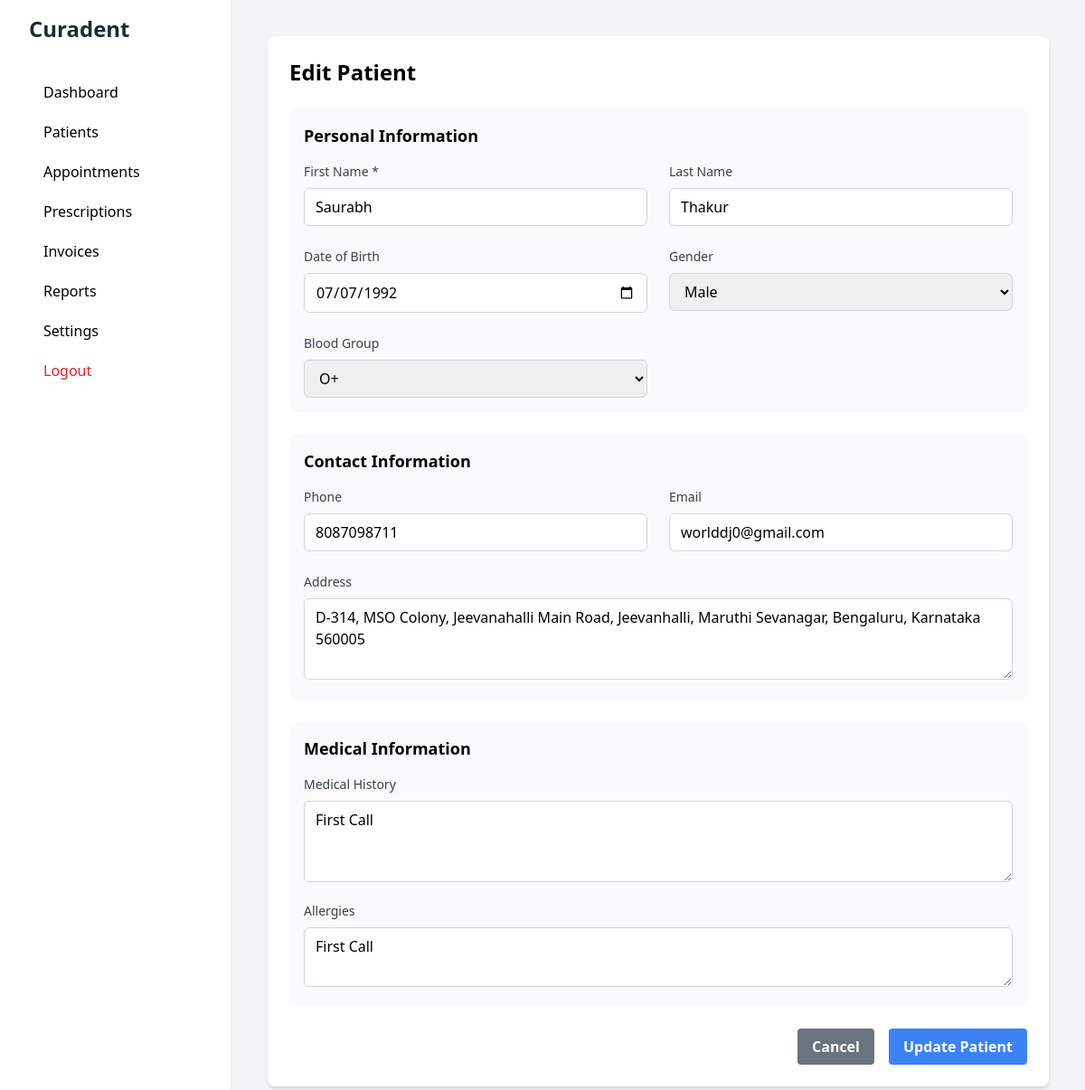
The app's page /patients/1/edit (signed in) with its own data.
### app/models/settings.py (models this page shows, shortened)
class ClinicSettings(db.Model):
    __tablename__ = 'clinic_settings'
    id = db.Column(db.Integer, primary_key=True)
    clinic_name = db.Column(db.String(200), nullable=False)
    doctor_name = db.Column(db.String(100), nullable=False)
    email = db.Column(db.String(120))
    phone = db.Column(db.String(20))
    country_code = db.Column(db.String(5), default='+91')  # Default to India
    address = db.Column(db.Text)
    currency = db.Column(db.String(3), default='INR')
    opening_time = db.Column(db.Time)
    closing_time = db.Column(db.Time)
    working_days = db.Column(db.String(100))  # Store as comma-separated values
    registration_number = db.Column(db.String(50))  # Medical registration number
    tax_id = db.Column(db.String(50))  # GST/Tax ID
    logo_path = db.Column(db.String(200))
    gmail_app_password = db.Column(db.String(100))
    @staticmethod
    def get_settings():
        settings = ClinicSettings.query.first()
        return settings

### app/models/patient.py (models this page shows, shortened)
class Patient(db.Model):
    __tablename__ = 'patients'
    id = db.Column(db.Integer, primary_key=True)
    registration_number = db.Column(db.String(20), unique=True)
    first_name = db.Column(db.String(50), nullable=False)
    last_name = db.Column(db.String(50))
    date_of_birth = db.Column(db.Date)
    gender = db.Column(db.String(10))
    blood_group = db.Column(db.String(5))
    phone = db.Column(db.String(20))
    email = db.Column(db.String(120))
    address = db.Column(db.Text)
    medical_history = db.Column(db.Text)
    allergies = db.Column(db.Text)
    created_at = db.Column(db.DateTime, default=datetime.utcnow)
    updated_at = db.Column(db.DateTime, default=datetime.utcnow, onupdate=datetime.utcnow)
    invoices = db.relationship('Invoice', lazy=True)

### app/routes/main.py (the view, shortened to what this page needs)
@main_bp.route('/patients/<int:id>/edit', methods=['GET', 'POST'])
@login_required
def edit_patient(id):
    patient = Patient.query.get_or_404(id)
    return render_template('dashboard/patients/edit.html', patient=patient)

### app/__init__.py (called while the page is built)
def create_app():
    app = Flask(__name__)
    app.config.from_object(Config)
    db.init_app(app)
    migrate.init_app(app, db)
    login_manager.init_app(app)
    from app.routes.auth import auth_bp
    from app.routes.main import main_bp
    from app.routes.appointment import appointment_bp
    from app.routes.prescription import prescription_bp
    from app.routes.invoice import invoice_bp
    app.register_blueprint(auth_bp)
    app.register_blueprint(main_bp)
    app.register_blueprint(appointment_bp)
    app.register_blueprint(prescription_bp)
    app.register_blueprint(invoice_bp)
    @app.context_processor
    def inject_settings():
        from app.models.settings import ClinicSettings
        settings = ClinicSettings.get_settings()
        return dict(clinic_settings=settings)
    return app

### app/models/user.py (called while the page is built)
@login_manager.user_loader
def load_user(id):
    return User.query.get(int(id))

### app/templates/dashboard/patients/edit.html (shortened to what this page needs)
{% extends "base.html" %}
{% block content %}
<div class="bg-white rounded-lg shadow-md p-6">
    <div class="flex justify-between items-center mb-6">
        <h1 class="text-2xl font-bold">Edit Patient</h1>
    </div>
    <form method="POST" class="space-y-6">
        <div class="bg-gray-50 p-4 rounded-lg">
            <h2 class="text-lg font-semibold mb-4">Personal Information</h2>
            <div class="grid grid-cols-1 md:grid-cols-2 gap-6">
                <div>
                    <label class="block text-sm font-medium text-gray-700 mb-2">
                        First Name *
                    </label>
                    <input type="text" name="first_name" required
                           value="{{ patient.first_name }}"
                           class="w-full px-3 py-2 border border-gray-300 rounded-md focus:outline-none focus:ring-1 focus:ring-blue-500">
                </div>
                <div>
                    <label class="block text-sm font-medium text-gray-700 mb-2">
                        Last Name
                    </label>
                    <input type="text" name="last_name"
                           value="{{ patient.last_name or '' }}"
                           class="w-full px-3 py-2 border border-gray-300 rounded-md focus:outline-none focus:ring-1 focus:ring-blue-500">
                </div>
                <div>
                    <label class="block text-sm font-medium text-gray-700 mb-2">
                        Date of Birth
                    </label>
                    <input type="date" name="date_of_birth"
                           value="{{ patient.date_of_birth.strftime('%Y-%m-%d') if patient.date_of_birth else '' }}"
                           class="w-full px-3 py-2 border border-gray-300 rounded-md focus:outline-none focus:ring-1 focus:ring-blue-500">
                </div>
                <div>
                    <label class="block text-sm font-medium text-gray-700 mb-2">
                        Gender
                    </label>
                    <select name="gender"
                            class="w-full px-3 py-2 border border-gray-300 rounded-md focus:outline-none focus:ring-1 focus:ring-blue-500">
                        <option value="Male" {% if patient.gender == 'Male' %}selected{% endif %}>Male</option>
                    </select>
                </div>
                <div>
                    <label class="block text-sm font-medium text-gray-700 mb-2">
                        Blood Group
                    </label>
                    <select name="blood_group"
                            class="w-full px-3 py-2 border border-gray-300 rounded-md focus:outline-none focus:ring-1 focus:ring-blue-500">
                        {% for blood_group in ['A+', 'A-', 'B+', 'B-', 'O+', 'O-', 'AB+', 'AB-'] %}
                        <option value="{{ blood_group }}" {% if patient.blood_group == blood_group %}selected{% endif %}>
                            {{ blood_group }}
                        </option>
                        {% endfor %}
                    </select>
                </div>
            </div>
        </div>
        <div class="bg-gray-50 p-4 rounded-lg">
            <h2 class="text-lg font-semibold mb-4">Contact Information</h2>
            <div class="grid grid-cols-1 md:grid-cols-2 gap-6">
                <div>
                    <label class="block text-sm font-medium text-gray-700 mb-2">
                        Phone
                    </label>
                    <input type="tel" name="phone"
                           value="{{ patient.phone or '' }}"
                           class="w-full px-3 py-2 border border-gray-300 rounded-md focus:outline-none focus:ring-1 focus:ring-blue-500">
                </div>
                <div>
                    <label class="block text-sm font-medium text-gray-700 mb-2">
                        Email
                    </label>
                    <input type="email" name="email"
                           value="{{ patient.email or '' }}"
                           class="w-full px-3 py-2 border border-gray-300 rounded-md focus:outline-none focus:ring-1 focus:ring-blue-500">
                </div>
                <div class="md:col-span-2">
                    <label class="block text-sm font-medium text-gray-700 mb-2">
                        Address
                    </label>
                    <textarea name="address" rows="3"
                              class="w-full px-3 py-2 border border-gray-300 rounded-md focus:outline-none focus:ring-1 focus:ring-blue-500">{{ patient.address or '' }}</textarea>
                </div>
            </div>
        </div>
        <div class="bg-gray-50 p-4 rounded-lg">
            <h2 class="text-lg font-semibold mb-4">Medical Information</h2>
            <div class="space-y-4">
                <div>
                    <label class="block text-sm font-medium text-gray-700 mb-2">
                        Medical History
                    </label>
                    <textarea name="medical_history" rows="3"
                              class="w-full px-3 py-2 border border-gray-300 rounded-md focus:outline-none focus:ring-1 focus:ring-blue-500">{{ patient.medical_history or '' }}</textarea>
                </div>
                <div>
                    <label class="block text-sm font-medium text-gray-700 mb-2">
                        Allergies
                    </label>
                    <textarea name="allergies" rows="2"
                              class="w-full px-3 py-2 border border-gray-300 rounded-md focus:outline-none focus:ring-1 focus:ring-blue-500">{{ patient.allergies or '' }}</textarea>
                </div>
            </div>
        </div>
        <div class="flex justify-end space-x-4">
            <a href="{{ url_for('main.view_patient', id=patient.id) }}"
               class="bg-gray-500 hover:bg-gray-700 text-white font-bold py-2 px-4 rounded focus:outline-none focus:shadow-outline">
                Cancel
            </a>
            <button type="submit"
                    class="bg-blue-500 hover:bg-blue-700 text-white font-bold py-2 px-4 rounded focus:outline-none focus:shadow-outline">
                Update Patient
            </button>
        </div>
    </form>
</div>
{% endblock %}

### app/templates/base.html (shortened to what this page needs)
<!DOCTYPE html>
<html lang="en">
<head>
    <script src="https://cdn.tailwindcss.com"></script>
</head>
<body class="bg-gray-100">
    <div class="min-h-screen flex">
        <div class="bg-white w-64 px-8 py-4 border-r">
            <h1 class="text-2xl font-bold text-gray-800 mb-8">
                {% if clinic_settings and clinic_settings.clinic_name %}
                    {{ clinic_settings.clinic_name }}
                {% else %}
                    Clinic MS
                {% endif %}
            </h1>
            <nav>
                <a href="{{ url_for('main.dashboard') }}" class="block py-2.5 px-4 rounded transition duration-200 hover:bg-gray-100">
                    Dashboard
                </a>
                <a href="{{ url_for('main.patients') }}" class="block py-2.5 px-4 rounded transition duration-200 hover:bg-gray-100">
                    Patients
                </a>
                <a href="{{ url_for('main.appointments') }}" class="block py-2.5 px-4 rounded transition duration-200 hover:bg-gray-100">
                    Appointments
                </a>
                <a href="{{ url_for('main.prescriptions') }}" class="block py-2.5 px-4 rounded transition duration-200 hover:bg-gray-100">
                    Prescriptions
                </a>
                <a href="{{ url_for('main.invoices') }}" class="block py-2.5 px-4 rounded transition duration-200 hover:bg-gray-100">
                    Invoices
                </a>
                <a href="{{ url_for('main.reports') }}" class="block py-2.5 px-4 rounded transition duration-200 hover:bg-gray-100">
                    Reports
                </a>
                <a href="{{ url_for('main.settings') }}" class="block py-2.5 px-4 rounded transition duration-200 hover:bg-gray-100">
                    Settings
                </a>
                <a href="{{ url_for('auth.logout') }}" class="block py-2.5 px-4 rounded transition duration-200 hover:bg-gray-100 text-red-600">
                    Logout
                </a>
            </nav>
        </div>
        <div class="flex-1 p-10">
            {% block content %}{% endblock %}
        </div>
    </div>
</body>
</html>

### records on screen
ClinicSettings: clinic_name "Curadent"
Patient: first_name "Saurabh", last_name "Thakur", date_of_birth "07/07/1992", gender "Male", blood_group "O+", phone "8087098711", email "worlddj0@gmail.com", address "D-314, MSO Colony, Jeevanahalli Main Road, Jeevanhalli, Maruthi Sevanagar, Bengaluru, Karnataka 560005", medical_history "First Call", allergies "First Call"
